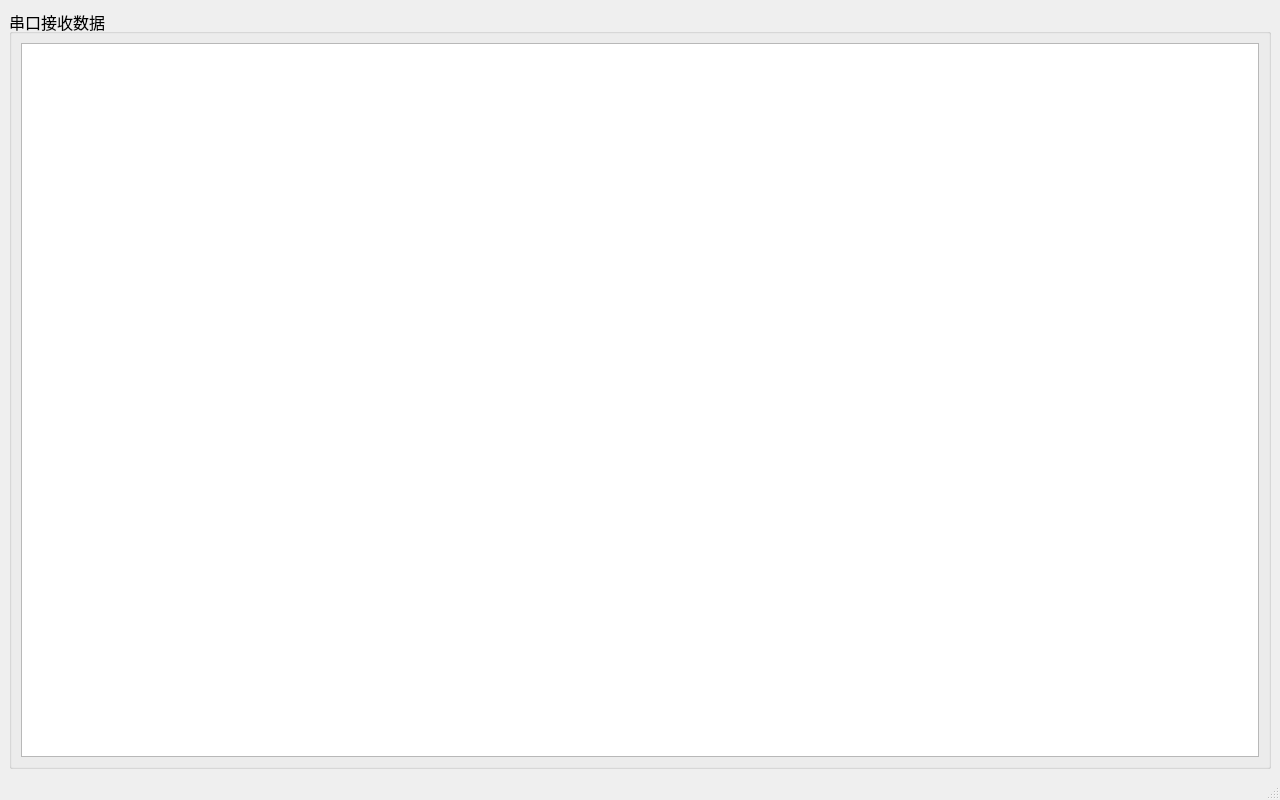
<?xml version="1.0" encoding="UTF-8"?>
<ui version="4.0">
 <class>Extend</class>
 <widget class="QMainWindow" name="Extend">
  <property name="geometry">
   <rect>
    <x>0</x>
    <y>0</y>
    <width>1280</width>
    <height>800</height>
   </rect>
  </property>
  <property name="windowTitle">
   <string>OnePlus-Extend</string>
  </property>
  <widget class="QWidget" name="centralwidget">
   <layout class="QHBoxLayout" name="horizontalLayout">
    <item>
     <widget class="QGroupBox" name="groupBox">
      <property name="font">
       <font>
        <pointsize>12</pointsize>
       </font>
      </property>
      <property name="title">
       <string>串口接收数据</string>
      </property>
      <layout class="QGridLayout" name="gridLayout">
       <item row="0" column="0">
        <widget class="QTextBrowser" name="RevText"/>
       </item>
      </layout>
     </widget>
    </item>
   </layout>
  </widget>
  <widget class="QMenuBar" name="menubar">
   <property name="geometry">
    <rect>
     <x>0</x>
     <y>0</y>
     <width>1280</width>
     <height>21</height>
    </rect>
   </property>
  </widget>
  <widget class="QStatusBar" name="statusbar"/>
 </widget>
 <resources/>
 <connections/>
</ui>
